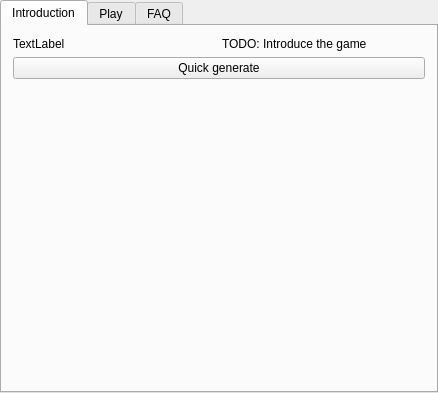
<?xml version="1.0" encoding="UTF-8"?>
<ui version="4.0">
 <class>SuperMetroidGameTabWidget</class>
 <widget class="QTabWidget" name="SuperMetroidGameTabWidget">
  <property name="geometry">
   <rect>
    <x>0</x>
    <y>0</y>
    <width>438</width>
    <height>393</height>
   </rect>
  </property>
  <property name="currentIndex">
   <number>0</number>
  </property>
  <widget class="QWidget" name="tab_intro">
   <attribute name="title">
    <string>Introduction</string>
   </attribute>
   <layout class="QVBoxLayout" name="intro_layout">
    <item>
     <layout class="QHBoxLayout" name="intro_cover_layout">
      <item>
       <widget class="QLabel" name="game_cover_label">
        <property name="text">
         <string>TextLabel</string>
        </property>
       </widget>
      </item>
      <item>
       <widget class="QLabel" name="intro_label">
        <property name="text">
         <string>&lt;html&gt;&lt;head/&gt;&lt;body&gt;&lt;p align=&quot;justify&quot;&gt;TODO: Introduce the game&lt;/p&gt;&lt;/body&gt;&lt;/html&gt;</string>
        </property>
        <property name="wordWrap">
         <bool>true</bool>
        </property>
       </widget>
      </item>
     </layout>
    </item>
    <item>
     <widget class="QPushButton" name="quick_generate_button">
      <property name="text">
       <string>Quick generate</string>
      </property>
     </widget>
    </item>
    <item>
     <spacer name="intro_spacer">
      <property name="orientation">
       <enum>Qt::Vertical</enum>
      </property>
      <property name="sizeHint" stdset="0">
       <size>
        <width>20</width>
        <height>40</height>
       </size>
      </property>
     </spacer>
    </item>
   </layout>
  </widget>
  <widget class="GenerateGameWidget" name="tab_generate_game">
   <attribute name="title">
    <string>Play</string>
   </attribute>
  </widget>
  <widget class="QWidget" name="faq_tab">
   <attribute name="title">
    <string>FAQ</string>
   </attribute>
   <layout class="QGridLayout" name="faq_layout">
    <property name="leftMargin">
     <number>0</number>
    </property>
    <property name="topMargin">
     <number>0</number>
    </property>
    <property name="rightMargin">
     <number>0</number>
    </property>
    <property name="bottomMargin">
     <number>0</number>
    </property>
    <item row="0" column="0">
     <widget class="QScrollArea" name="faq_scroll_area">
      <property name="widgetResizable">
       <bool>true</bool>
      </property>
      <widget class="QWidget" name="faq_scroll_area_contents">
       <property name="geometry">
        <rect>
         <x>0</x>
         <y>0</y>
         <width>432</width>
         <height>367</height>
        </rect>
       </property>
       <layout class="QGridLayout" name="gridLayout_10">
        <item row="0" column="0">
         <widget class="QLabel" name="faq_label">
          <property name="text">
           <string># updated from code</string>
          </property>
          <property name="alignment">
           <set>Qt::AlignLeading|Qt::AlignLeft|Qt::AlignTop</set>
          </property>
          <property name="wordWrap">
           <bool>true</bool>
          </property>
         </widget>
        </item>
       </layout>
      </widget>
     </widget>
    </item>
   </layout>
  </widget>
 </widget>
 <layoutdefault spacing="6" margin="11"/>
 <customwidgets>
  <customwidget>
   <class>GenerateGameWidget</class>
   <extends>QWidget</extends>
   <header location="global">randovania/gui/widgets/generate_game_widget.h</header>
   <container>1</container>
  </customwidget>
 </customwidgets>
 <resources/>
 <connections/>
</ui>
